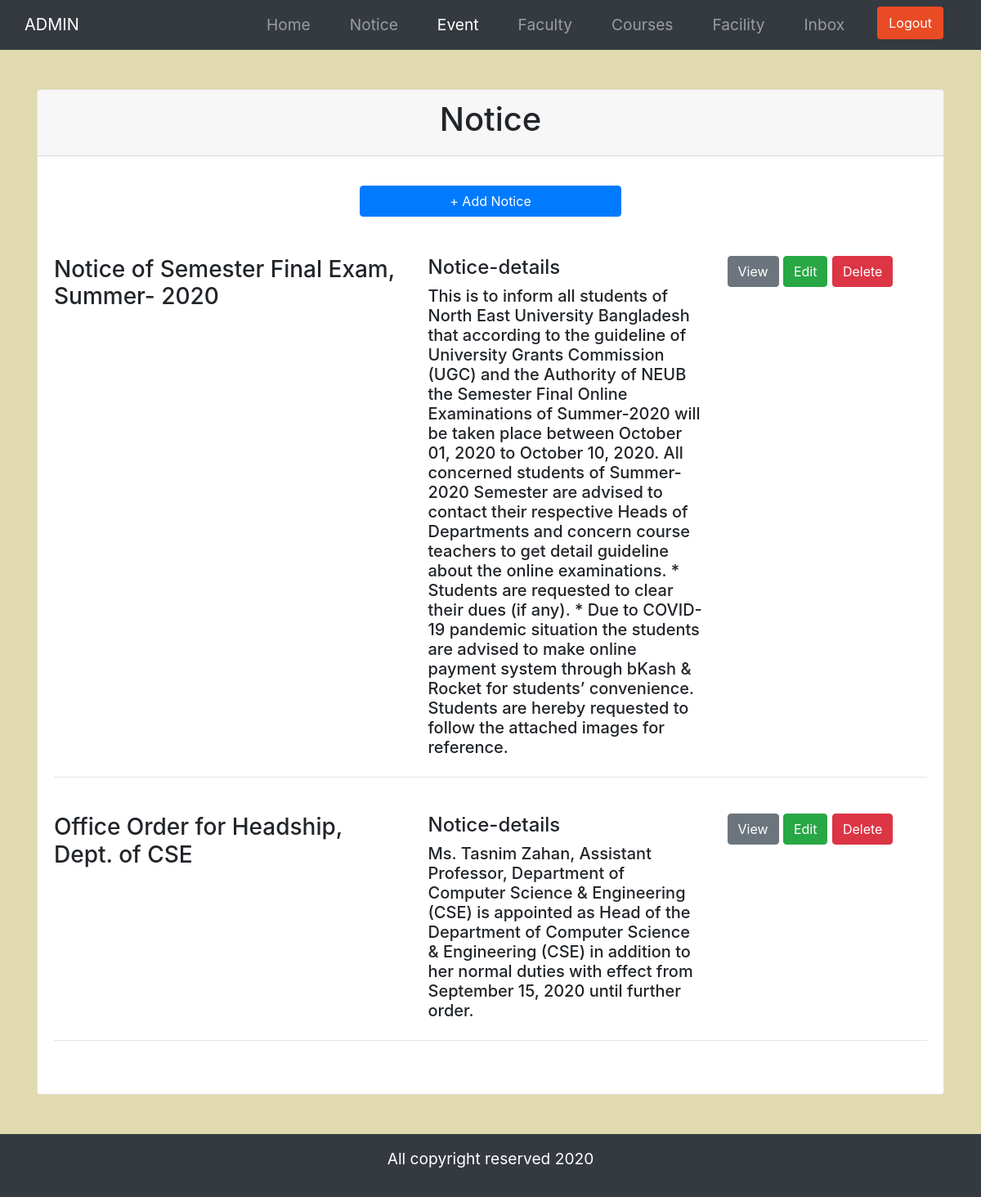
Screenshot of /admin/notice.php (signed in) with the database file from the repository.
### tables this page shows
CREATE TABLE `notices` (
  `id` int(11) NOT NULL,
  `title` varchar(255) NOT NULL,
  `pdf` varchar(255) NOT NULL,
  `notice-details` text NOT NULL
);

### admin/notice.php (the view, shortened to what this page needs)
<?php
    $conn = mysqli_connect('localhost', 'root', '', 'cse');
    $sql = "SELECT * from notices";
     $result = mysqli_query($conn, $sql);
?>
<!DOCTYPE html>
<html lang="en">
<head>
    <link rel="stylesheet" href="https://stackpath.bootstrapcdn.com/bootstrap/4.5.2/css/bootstrap.min.css"
>
        <link rel="stylesheet" href="style.css">
</head>
<body>
<nav class="navbar navbar-dark bg-dark navbar-expand">
    <div class="container">
      <a class="navbar-brand" href="#">ADMIN</a>
    <div>
    <ul class="navbar-nav mr-auto">
            <li class="nav-item px-3"><a href="index.php" class="nav-link">Home</a></li>
            <li class="nav-item px-3"><a href="notice.php" class="nav-link">Notice</a></li>
            <li class="nav-item px-3 active"><a href="event.php" class="nav-link">Event</a></li>
            <li class="nav-item px-3"><a href="faculty.php" class="nav-link">Faculty</a></li>
            <li class="nav-item px-3"><a href="course.php" class="nav-link">Courses</a></li>
            <li class="nav-item px-3 "><a href="facility.php" class="nav-link">Facility</a></li>
            <li class="nav-item px-3"><a href="contacts.php" class="nav-link">Inbox</a></li>
                <li class="nav-item px-3">
                <a href="logout.php" class="btn  text-white">Logout</a>
                </li>
       </ul>
    </div>
    </div>
  </nav>
  <section class="notice">
  <div class="container py-5 ">
        <div class="row">
            <div class="col-md-12">
                <div class="card">
                    <div class="card-header">
                       <h1 class="text-center"> Notice</h1>
                    </div>
                    <div class="card-body">
                    <a href="notice-add.php" class="btn btn-primary add mb-5 mt-3">+ Add Notice</a>
                            <?php while($row = mysqli_fetch_assoc($result)) { ?>
                                     <div class="row">
                                         <div class="col-lg-5">
                                            <h3><?php echo $row['title']; ?> </h3>
                                         </div>
                                         <div class="col-lg-4">
                                             <h4>Notice-details</h4>
                                             <h5> <?php echo $row['notice-details']; ?> </h5>
                                         </div>
                                         <div class="col-lg-3">
                                         <a href="<?php echo $row['pdf']; ?>"  class="btn btn-secondary">View</a>
                                    <a href="notice-edit.php?id=<?php echo $row['id'] ?>" class="btn btn-success" > Edit  </a>
                                        <a href="notice-delete.php?id=<?php echo $row['id'] ?>" class="btn btn-danger" onclick="return confirm('Are you sure?')"> Delete </a>
                                         </div>
                                     </div>
                                     <hr>
                                         <br>
                            <?php } ?>
                    </div>
                </div>
            </div>
        </div>
    </div>
  </section>
  <footer class="text-center bg-dark py-3">
      <p class="text-white">All copyright reserved 2020</p>
  </footer>
</body>
</html>

### admin/style.css (style rules this page uses)
.navbar .btn { border: 2px solid #E94B25; background-color: #E94B25; }
.card-body .add { display: block; margin: 0 auto; width: 30%; height: auto; }
.notice, .edit { background-color: #E0DAAE; min-height: 100vh; }
body { font-size: 120%; background: #F8F8FF; }

### rows the page displays
notices: title "Notice of Semester Final Exam, Summer- 2020", value "This is to inform all students of North East University Bangladesh that according to the guideline of University Grants Commission (UGC) and the Authority of NEUB the Semester Final Online Examinations of Summer-2020 will be taken place between October 01, 2020 to October 10, 2020. All concerned students of Summer-2020 Semester are advised to contact their respective Heads of Departments and concern course teachers to get detail guideline about the online examinations. * Students are requested to clear their dues (if any). * Due to COVID-19 pandemic situation the students are advised to make online payment system through bKash & Rocket for students’ convenience. Students are hereby…"
notices: title "Office Order for Headship, Dept. of CSE", value "Ms. Tasnim Zahan, Assistant Professor, Department of Computer Science & Engineering (CSE) is appointed as Head of the Department of Computer Science & Engineering (CSE) in addition to her normal duties with effect from September 15, 2020 until further order."
